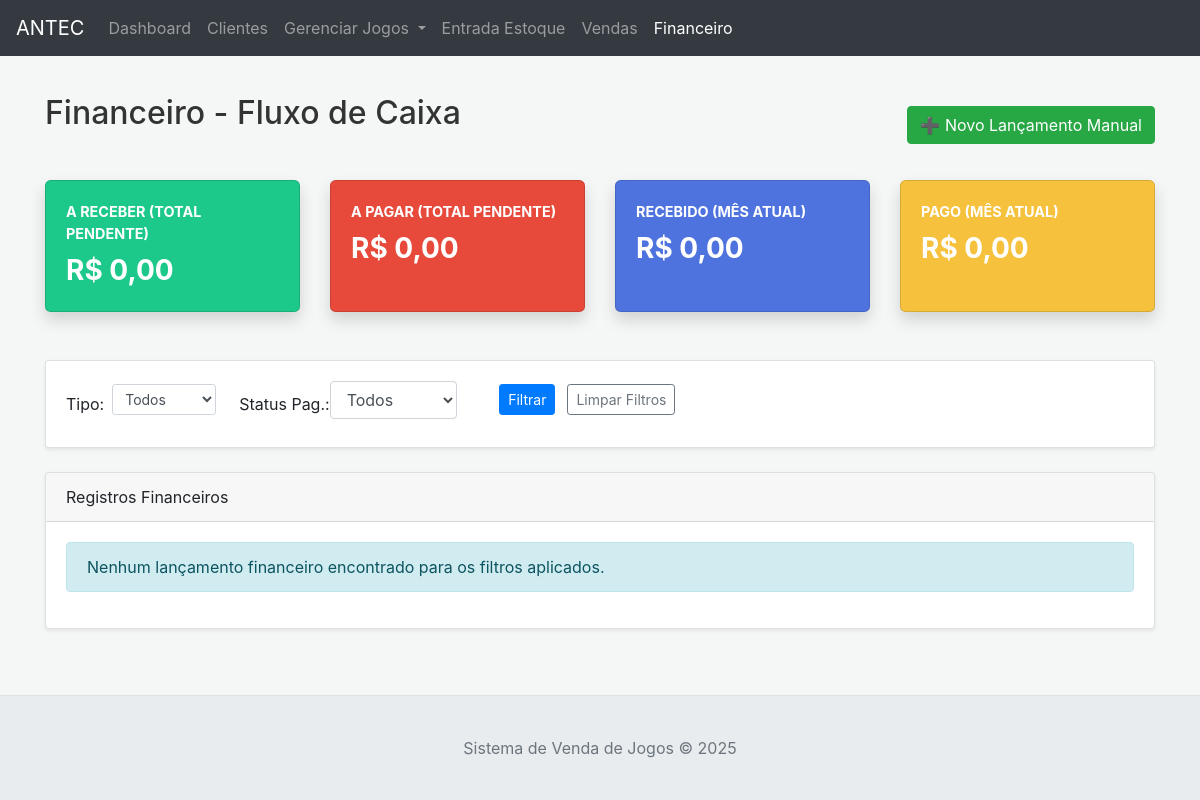
Page /financeiro on the earlier database version.
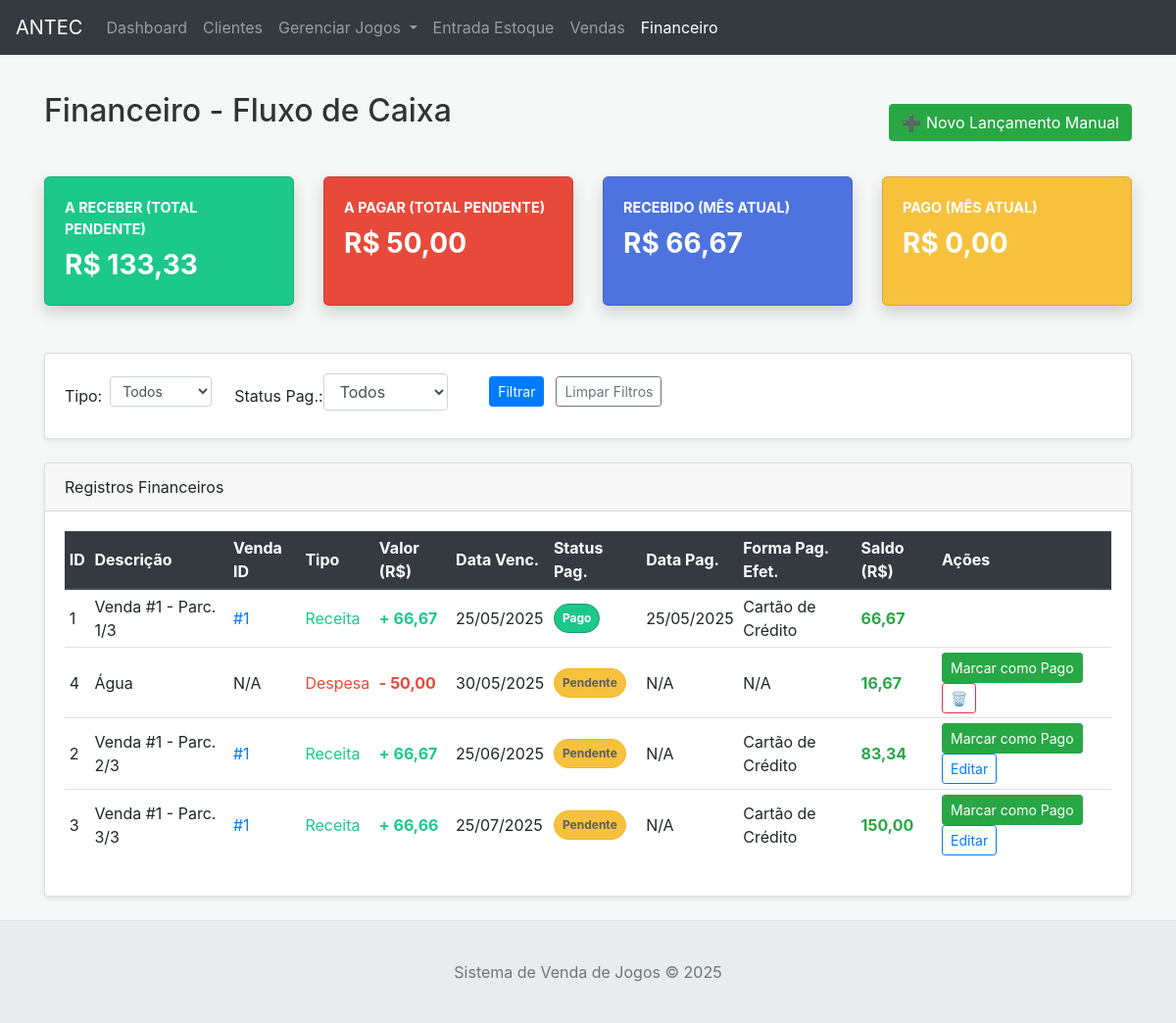
Same page on the later database version.
### tables this page shows
CREATE TABLE lancamentos_financeiros (
                id INTEGER PRIMARY KEY AUTOINCREMENT,
                venda_id INTEGER,
                descricao TEXT NOT NULL,
                tipo TEXT NOT NULL CHECK(tipo IN ('Receita', 'Despesa')),
                valor REAL NOT NULL,
                numero_parcela_atual INTEGER DEFAULT 1,
                total_parcelas INTEGER DEFAULT 1,
                data_vencimento DATE NOT NULL,
                status_pagamento TEXT DEFAULT 'Pendente' CHECK(status_pagamento IN ('Pendente', 'Pago', 'Vencido', 'Cancelado')),
                forma_pagamento_efetiva TEXT,
                observacao TEXT,
                data_lancamento DATETIME DEFAULT CURRENT_TIMESTAMP,
                data_pagamento DATE,
                FOREIGN KEY (venda_id) REFERENCES vendas (id) ON DELETE SET NULL
            );

### app.py (the view)
@app.route('/financeiro', methods=['GET'])
def financeiro_lista():
    try:
        filtro_status = request.args.get('filtro_status', None)
        filtro_tipo = request.args.get('filtro_tipo', None)
        lancamentos_rows = db_manager.get_all_lancamentos_financeiros(
            filtro_status=filtro_status if filtro_status and filtro_status != "Todos" else None,
            filtro_tipo=filtro_tipo if filtro_tipo and filtro_tipo != "Todos" else None
        )
        saldo_acumulado = Decimal('0.00')
        lancamentos_com_saldo = []
        if lancamentos_rows: # Verifica se lancamentos_rows não é None
            for lanc_row in lancamentos_rows:
                lanc = dict(lanc_row)
                valor = Decimal(str(lanc['valor']))
                if lanc['tipo'] == 'Receita': saldo_acumulado += valor
                elif lanc['tipo'] == 'Despesa': saldo_acumulado -= valor
                lanc['saldo_acumulado'] = saldo_acumulado
                lancamentos_com_saldo.append(lanc)
        stats = db_manager.get_dashboard_stats()
        stats['a_receber_total'] = Decimal(stats.get('a_receber_total') if stats.get('a_receber_total') is not None else 0.0)
        stats['a_pagar_total'] = Decimal(stats.get('a_pagar_total') if stats.get('a_pagar_total') is not None else 0.0)
        stats['recebido_mes_atual'] = Decimal(stats.get('recebido_mes_atual') if stats.get('recebido_mes_atual') is not None else 0.0)
        stats['pago_mes_atual'] = Decimal(stats.get('pago_mes_atual') if stats.get('pago_mes_atual') is not None else 0.0)
    except Exception as e:
        flash(f"Erro ao carregar lançamentos financeiros: {e}", "danger")
        lancamentos_com_saldo = []
        stats = {
            'a_receber_total': Decimal('0.00'), 'a_pagar_total': Decimal('0.00'),
            'recebido_mes_atual': Decimal('0.00'), 'pago_mes_atual': Decimal('0.00')
        }
    return render_template('financeiro.html',
                           lancamentos=lancamentos_com_saldo,
                           stats=stats,
                           filtro_status_atual=filtro_status,
                           filtro_tipo_atual=filtro_tipo)

### templates/financeiro.html (shortened to what this page needs)
{% extends "base.html" %}
{% block content %}
<div class="d-flex justify-content-between align-items-center mb-4">
    <h2>Financeiro - Fluxo de Caixa</h2>
    <button type="button" class="btn btn-success" data-toggle="modal" data-target="#addLancamentoModal">
        ➕ Novo Lançamento Manual
    </button>
</div>
<div class="row mb-4">
    <div class="col-xl-3 col-md-6 mb-4">
        <div class="card card-a-receber shadow h-100 card-financeiro">
            <div class="card-body">
                <div class="stat-title">A Receber (Total Pendente)</div>
                <div class="stat-value">R$ {{ "%.2f"|format(stats.a_receber_total if stats else 0.0)|replace('.', ',') }}</div>
            </div>
        </div>
    </div>
    <div class="col-xl-3 col-md-6 mb-4">
        <div class="card card-a-pagar shadow h-100 card-financeiro">
            <div class="card-body">
                <div class="stat-title">A Pagar (Total Pendente)</div>
                <div class="stat-value">R$ {{ "%.2f"|format(stats.a_pagar_total if stats else 0.0)|replace('.', ',') }}</div>
            </div>
        </div>
    </div>
    <div class="col-xl-3 col-md-6 mb-4">
        <div class="card card-recebido-mes shadow h-100 card-financeiro">
            <div class="card-body">
                <div class="stat-title">Recebido (Mês Atual)</div>
                <div class="stat-value">R$ {{ "%.2f"|format(stats.recebido_mes_atual if stats else 0.0)|replace('.', ',') }}</div>
            </div>
        </div>
    </div>
    <div class="col-xl-3 col-md-6 mb-4">
        <div class="card card-pago-mes shadow h-100 card-financeiro">
            <div class="card-body">
                <div class="stat-title">Pago (Mês Atual)</div>
                <div class="stat-value">R$ {{ "%.2f"|format(stats.pago_mes_atual if stats else 0.0)|replace('.', ',') }}</div>
            </div>
        </div>
    </div>
</div>
<div class="card shadow-sm mb-4">
    <div class="card-body">
        <form method="GET" action="{{ url_for('financeiro_lista') }}" class="form-inline">
            <label for="filtro_tipo" class="mr-2">Tipo:</label>
            <select name="filtro_tipo" id="filtro_tipo" class="form-control form-control-sm">
                <option value="Todos" {% if filtro_tipo_atual == 'Todos' or not filtro_tipo_atual %}selected{% endif %}>Todos</option>
            </select>
            <div class="col-md-3">
                <div class="form-group">
                    <label for="filtro_status">Status Pag.:</label>
                    <select class="form-control" id="filtro_status" name="filtro_status">
                        <option value="Todos" {% if filtro_status_atual == 'Todos' %}selected{% endif %}>Todos</option>
                    </select>
                </div>
            </div>
            <button type="submit" class="btn btn-sm btn-primary ml-2">Filtrar</button>
            <a href="{{ url_for('financeiro_lista') }}" class="btn btn-sm btn-outline-secondary ml-1">Limpar Filtros</a>
        </form>
    </div>
</div>
<div class="card shadow-sm">
    <div class="card-header">
        Registros Financeiros
    </div>
    <div class="card-body">
        {% if lancamentos %}
        <div class="table-responsive">
            <table class="table table-hover table-sm datatable-financeiro table-financeiro" id="tabelaLancamentos">
                <thead class="thead-dark">
                    <tr>
                        <th>ID</th>
                        <th>Descrição</th>
                        <th>Venda ID</th>
                        <th>Tipo</th>
                        <th>Valor (R$)</th>
                        <th>Data Venc.</th>
                        <th>Status Pag.</th>
                        <th>Data Pag.</th>
                        <th>Forma Pag. Efet.</th>
                        <th>Saldo (R$)</th>
                        <th>Ações</th>
                    </tr>
                </thead>
                <tbody>
                    {% for lanc in lancamentos %}
                    <tr>
                        <td>{{ lanc.id }}</td>
                        <td>{{ lanc.descricao }}</td>
                        <td>{% if lanc.venda_id %}<a href="{{ url_for('view_venda_page', venda_id=lanc.venda_id) }}" title="Ver Venda">#{{ lanc.venda_id }}</a>{% else %}N/A{% endif %}</td>
                        <td class="{{ 'text-receita' if lanc.tipo == 'Receita' else 'text-despesa' }}">{{ lanc.tipo }}</td>
                        <td class="{{ 'text-receita' if lanc.tipo == 'Receita' else 'text-despesa' }} font-weight-bold">
                            {{ "+ " if lanc.tipo == 'Receita' else "- " }}
                            {{ "%.2f"|format(lanc.valor)|replace('.', ',') }}
                        </td>
                        <td>{{ lanc.data_vencimento | date_input | datetime_display }}</td>
                        <td>
                            <span class="badge badge-pill p-2 {% if lanc.status_pagamento == 'Recebido' %}status-recebido{% else %}status-{{ lanc.status_pagamento.replace('í', 'i').replace('ú', 'u').replace('ç', 'c') }}{% endif %}">{{ lanc.status_pagamento }}</span>
                        </td>
                        <td>{{ lanc.data_pagamento | date_input | datetime_display if lanc.data_pagamento else 'N/A' }}</td>
                        <td>{{ lanc.forma_pagamento_efetiva or 'N/A' }}</td>
                        <td class="font-weight-bold {{ 'text-success' if (lanc.saldo_acumulado or 0) >= 0 else 'text-danger' }}">
                            {{ "%.2f"|format(lanc.saldo_acumulado|default(0.0))|replace('.', ',') }}
                        </td>
                        <td class="action-buttons">
                            {% if lanc.status_pagamento == 'Pendente' or lanc.status_pagamento == 'Vencido' %}
                                <button type="button" class="btn btn-success btn-sm" data-toggle="modal" data-target="#marcarPagoModal" data-lancamento-id="{{ lanc.id }}" data-lancamento-valor="{{ lanc.valor }}">
                                    Marcar como Pago
                                </button>
                            {% endif %}
                            {% if lanc.venda_id and lanc.status_pagamento not in ['Pago', 'Recebido'] %}
                                <button type="button" class="btn btn-sm btn-outline-primary" data-toggle="modal" data-target="#editarLancamentoModal" data-lancamento-id="{{ lanc.id }}">
                                    Editar
                                </button>
                            {% endif %}
                            {% if not lanc.venda_id %}
                                <form action="{{ url_for('financeiro_lancamento_excluir', lancamento_id=lanc.id) }}" method="POST" style="display:inline;" onsubmit="return confirm('Tem certeza que deseja excluir este lançamento manual?');">
                                    <button type="submit" class="btn btn-sm btn-outline-danger" title="Excluir Lançamento Manual">🗑️</button>
                                </form>
                            {% endif %}
                        </td>
                    </tr>
                    {% endfor %}
                </tbody>
            </table>
        </div>
        {% else %}
        <div class="alert alert-info">Nenhum lançamento financeiro encontrado para os filtros aplicados.</div>
        {% endif %}
    </div>
</div>
{% endblock %}

### templates/base.html (shortened to what this page needs)
<!DOCTYPE html>
<html lang="pt-BR">
<head>
    <link href="https://stackpath.bootstrapcdn.com/bootstrap/4.5.2/css/bootstrap.min.css" rel="stylesheet">
    <link href="https://cdnjs.cloudflare.com/ajax/libs/select2/4.0.13/css/select2.min.css" rel="stylesheet" />
    <link rel="stylesheet" href="https://cdnjs.cloudflare.com/ajax/libs/select2-bootstrap-theme/0.1.0-beta.10/select2-bootstrap.min.css">
    <link href="https://cdn.datatables.net/1.13.6/css/dataTables.bootstrap4.min.css" rel="stylesheet">
    <link rel="stylesheet" href="{{ url_for('static', filename='style.css') }}">
</head>
<body>
    <nav class="navbar navbar-expand-lg navbar-dark bg-dark mb-4 fixed-top">
        <a class="navbar-brand" href="{{ url_for('dashboard') }}">ANTEC</a>
        <div class="collapse navbar-collapse" id="navbarNav">
            <ul class="navbar-nav">
                <li class="nav-item {% if request.endpoint == 'dashboard' %}active{% endif %}">
                    <a class="nav-link" href="{{ url_for('dashboard') }}">Dashboard</a>
                </li>
                <li class="nav-item {% if request.endpoint == 'clientes_lista' %}active{% endif %}">
                    <a class="nav-link" href="{{ url_for('clientes_lista') }}">Clientes</a>
                </li>
                <li class="nav-item dropdown {% if request.endpoint in ['grupos_lista', 'categorias_lista', 'produtos_lista'] %}active{% endif %}">
                    <a class="nav-link dropdown-toggle" href="#" id="navbarDropdownCadastros" role="button" data-toggle="dropdown" aria-haspopup="true" aria-expanded="false">
                        Gerenciar Jogos
                    </a>
                </li>
                <li class="nav-item {% if request.endpoint == 'estoque_entradas' %}active{% endif %}">
                    <a class="nav-link" href="{{ url_for('estoque_entradas') }}">Entrada Estoque</a>
                </li>
                 <li class="nav-item {% if request.endpoint == 'vendas_lista_page' %}active{% endif %}">
                    <a class="nav-link" href="{{ url_for('vendas_lista_page') }}">
                        Vendas</a>
                 </li>
                <li class="nav-item {% if request.endpoint == 'financeiro_lista' %}active{% endif %}">
                    <a class="nav-link" href="{{ url_for('financeiro_lista') }}">Financeiro</a>
                </li>
            </ul>
        </div>
    </nav>
    <div class="container">
        {% block content %}
        {% endblock %}
    </div>
    <footer class="footer">
        <div class="container">
            <span class="text-muted">Sistema de Venda de Jogos &copy; {{ now.year if now else "" }}</span>
        </div>
    </footer>
</body>
</html>

Differences in the rows shown:
added lancamentos_financeiros: id "1", descricao "Venda #1 - Parc. 1/3", venda_id "1", tipo "Receita", tipo "+", valor "66,67", data_vencimento "25/05/2025", status_pagamento "Pago", data_pagamento "25/05/2025", forma_pagamento_efetiva "Cartão de Crédito", saldo_acumulado "66,67"
added lancamentos_financeiros: id "4", descricao "Água", shows "N/A", tipo "Despesa", tipo "-", valor "50,00", data_vencimento "30/05/2025", status_pagamento "Pendente", data_pagamento "N/A", forma_pagamento_efetiva "N/A", saldo_acumulado "16,67"
added lancamentos_financeiros: id "2", descricao "Venda #1 - Parc. 2/3", venda_id "1", tipo "Receita", tipo "+", valor "66,67", data_vencimento "25/06/2025", status_pagamento "Pendente", data_pagamento "N/A", forma_pagamento_efetiva "Cartão de Crédito", saldo_acumulado "83,34"
added lancamentos_financeiros: id "3", descricao "Venda #1 - Parc. 3/3", venda_id "1", tipo "Receita", tipo "+", valor "66,66", data_vencimento "25/07/2025", status_pagamento "Pendente", data_pagamento "N/A", forma_pagamento_efetiva "Cartão de Crédito", saldo_acumulado "150,00"
Other differences:
{{ "%.2f"|format(stats.a_pagar_total if stats else 0.0)|replace('.', ',') }}: "0,00" → "50,00"
text no longer shown: "0,00 0,00 Nenhum lançamento financeiro encontrado para os filtros aplicados."
text now shown: "133,33 66,67 ID Descrição Venda ID Tipo Valor (R$) Data Venc. Status Pag. Data Pag. Forma Pag. Efet. Saldo (R$) Ações"
